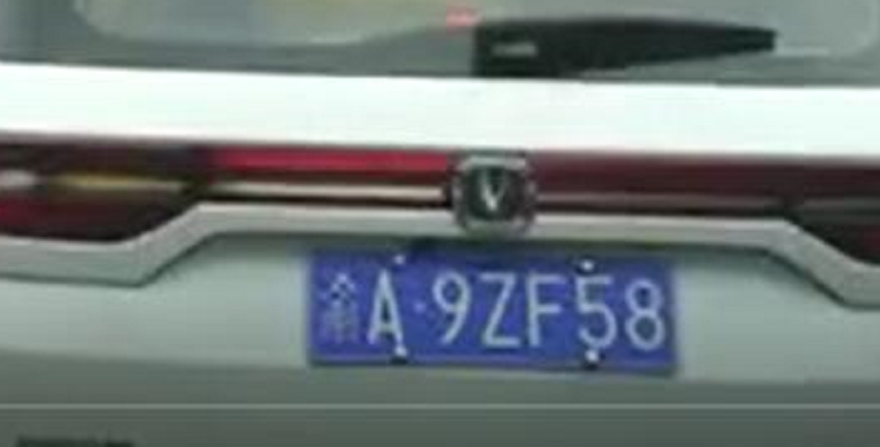
#> input picture 1.png, 880 x 447 px
$ python main_new.py   (older library calls are emulated)
#> lines starting #> are read from the running program, lines starting #| are printed output that depends on the picture; after the words box and inside, x2 and y2 are one past the last pixel; in counts of white or black regions, pixels touching at a corner belong together
### img_math.py
import cv2
import numpy as np

Min_Area = 2000 # 车牌区域允许最大面积

"""
    该文件包含读文件函数
    取零值函数
    矩阵校正函数
    颜色判断函数
"""

def img_read(filename):
    '''
        以uint8方式读取filename
        放入imdecode中，cv2.IMREAD_COLOR读取彩色照片
    '''
#> called with filename = '1.png'

    #cv2.IMREAD_COLOR：读入一副彩色图像。图像的透明度会被忽略，这是默认参数
    #cv2.IMREAD_GRAYSCALE：以灰度模式读入图像
    #cv2.IMREAD_UNCHANGED：读入一幅图像，并且包括图像的 alpha 通道
    return cv2.imdecode(np.fromfile(filename, dtype=np.uint8), cv2.IMREAD_COLOR)
#> returned value is the input picture: shape (447, 880, 3); mean B, G, R 126.5, 125.7, 116.6


def find_waves(threshold, histogram):
    up_point = -1  # 上升点
    is_peak = False
    if histogram[0] > threshold:
        up_point = 0
        is_peak = True
    wave_peaks = []
    for i, x in enumerate(histogram):
        if is_peak and x < threshold:
            if i - up_point > 2:
                is_peak = False
                wave_peaks.append((up_point, i))
        elif not is_peak and x >= threshold:
            is_peak = True
            up_point = i
    if is_peak and up_point != -1 and i - up_point > 4:
        wave_peaks.append((up_point, i))
    return wave_peaks


def point_limit(point):
    if point[0] < 0:
        point[0] = 0
    if point[1] < 0:
        point[1] = 0


def accurate_place(card_img_hsv, limit1, limit2, color):
    row_num, col_num = card_img_hsv.shape[:2]
    xl = col_num
    xr = 0
    yh = 0
    yl = row_num
    row_num_limit = 21
    col_num_limit = col_num * 0.8 if color != "green" else col_num * 0.5  # 绿色有渐变
    for i in range(row_num):
        count = 0
        for j in range(col_num):
            H = card_img_hsv.item(i, j, 0)
            S = card_img_hsv.item(i, j, 1)
            V = card_img_hsv.item(i, j, 2)
            if limit1 < H <= limit2 and 34 < S and 46 < V:
                count += 1
        if count > col_num_limit:
            if yl > i:
                yl = i
            if yh < i:
                yh = i
    for j in range(col_num):
        count = 0
        for i in range(row_num):
            H = card_img_hsv.item(i, j, 0)
            S = card_img_hsv.item(i, j, 1)
            V = card_img_hsv.item(i, j, 2)
            if limit1 < H <= limit2 and 34 < S and 46 < V:
                count += 1
        if count > row_num - row_num_limit:
            if xl > j:
                xl = j
            if xr < j:
                xr = j
    return xl, xr, yh, yl


def img_findContours(img_contours):
    # 查找轮廓
    # cv2.findContours()
    # 有三个参数，第一个是输入图像，第二个是轮廓检索模式，第三个是轮廓近似方法。参数为二值图，即黑白的（不是灰度图）
    # 返回值有三个，第一个是图像，第二个是轮廓，第三个是（轮廓的）层析结构。
    # 轮廓（第二个返回值）是一个 Python列表，其中存储这图像中的所有轮廓。
    # 每一个轮廓都是一个 Numpy 数组，包含对象边界点（x，y）的坐标。
    contours, hierarchy = cv2.findContours(img_contours, cv2.RETR_TREE, cv2.CHAIN_APPROX_SIMPLE)
    # cv2.RETR_TREE建立一个等级树结构的轮廓
    #  cv2.CHAIN_APPROX_SIMPLE压缩水平方向，垂直方向，对角线方向的元素，
    #  只保留该方向的终点坐标，例如一个矩形轮廓只需4个点来保存轮廓信息

    # cv2.contourArea计算该轮廓的面积
    contours = [cnt for cnt in contours if cv2.contourArea(cnt) > Min_Area]
    # print("findContours len = ", len(contours))

    # 面积小的都筛选掉
    car_contours = []
    for cnt in contours:
        ant = cv2.minAreaRect(cnt)# 得到最小外接矩形的（中心(x,y), (宽,高), 旋转角度）
        width, height = ant[1]
        if width < height:
            width, height = height, width
        ration = width / height

        if 2 < ration < 5.5:
            car_contours.append(ant)
            # box = cv2.boxPoints(ant) # 获得要绘制这个矩形的 4 个角点

    return car_contours


def img_Transform(car_contours, oldimg, pic_width, pic_hight):
    """
    进行矩形矫正
    """
    car_imgs = []
    for car_rect in car_contours: #（中心(x,y), (宽,高), 旋转角度）
        if -1 < car_rect[2] < 1:
            angle = 1
            # 对于角度为-1 1之间时，默认为1
        else:
            angle = car_rect[2]
        car_rect = (car_rect[0], (car_rect[1][0] + 5, car_rect[1][1] + 5), angle)

        box = cv2.boxPoints(car_rect) # 获得要绘制这个矩形的 4 个角点

        heigth_point = right_point = [0, 0]
        left_point = low_point = [pic_width, pic_hight]

        for point in box:
            if left_point[0] > point[0]:
                left_point = point
            if low_point[1] > point[1]:
                low_point = point
            if heigth_point[1] < point[1]:
                heigth_point = point
            if right_point[0] < point[0]:
                right_point = point

        if left_point[1] <= right_point[1]:  # 正角度
            new_right_point = [right_point[0], heigth_point[1]]
            pts2 = np.float32([left_point, heigth_point, new_right_point])  # 字符只是高度需要改变
            pts1 = np.float32([left_point, heigth_point, right_point])
            #  仿射变换
            M = cv2.getAffineTransform(pts1, pts2)
            dst = cv2.warpAffine(oldimg, M, (pic_width, pic_hight))

            point_limit(new_right_point)
            point_limit(heigth_point)
            point_limit(left_point)

            car_img = dst[int(left_point[1]):int(heigth_point[1]), int(left_point[0]):int(new_right_point[0])]
            car_imgs.append(car_img)

        elif left_point[1] > right_point[1]:  # 负角度
            new_left_point = [left_point[0], heigth_point[1]]
            pts2 = np.float32([new_left_point, heigth_point, right_point])  # 字符只是高度需要改变
            pts1 = np.float32([left_point, heigth_point, right_point])
            M = cv2.getAffineTransform(pts1, pts2)
            dst = cv2.warpAffine(oldimg, M, (pic_width, pic_hight))
            point_limit(right_point)
            point_limit(heigth_point)
            point_limit(new_left_point)
            car_img = dst[int(right_point[1]):int(heigth_point[1]), int(new_left_point[0]):int(right_point[0])]
            car_imgs.append(car_img)

    return car_imgs

def img_color(card_imgs):
    """
    颜色判断函数
    """
    colors = []
    for card_index, card_img in enumerate(card_imgs):

        green = yello = blue = black = white = 0
        try:
            card_img_hsv = cv2.cvtColor(card_img, cv2.COLOR_BGR2HSV)
        except:
            print("矫正矩形出错, 转换失败")# 可能原因:上面矫正矩形出错

        if card_img_hsv is None:
            continue
        row_num, col_num = card_img_hsv.shape[:2]
        card_img_count = row_num * col_num

        for i in range(row_num):
            for j in range(col_num):
                H = card_img_hsv.item(i, j, 0)
                S = card_img_hsv.item(i, j, 1)
                V = card_img_hsv.item(i, j, 2)
                if 11 < H <= 34 and S > 34:
                    yello += 1
                elif 35 < H <= 99 and S > 34:
                    green += 1
                elif 99 < H <= 124 and S > 34:
                    blue += 1

                if 0 < H < 180 and 0 < S < 255 and 0 < V < 46:
                    black += 1
                elif 0 < H < 180 and 0 < S < 43 and 221 < V < 225:
                    white += 1
        color = "no"

        limit1 = limit2 = 0
        if yello * 2 >= card_img_count:
            color = "yellow"
            limit1 = 11
            limit2 = 34  # 有的图片有色偏偏绿
        elif green * 2 >= card_img_count:
            color = "green"
            limit1 = 35
            limit2 = 99
        elif blue * 2 >= card_img_count:
            color = "blue"
            limit1 = 100
            limit2 = 124  # 有的图片有色偏偏紫
        elif black + white >= card_img_count * 0.7:
            color = "bw"
        colors.append(color)
        card_imgs[card_index] = card_img

        if limit1 == 0:
            continue
        xl, xr, yh, yl = accurate_place(card_img_hsv, limit1, limit2, color)
        if yl == yh and xl == xr:
            continue
        need_accurate = False
        if yl >= yh:
            yl = 0
            yh = row_num
            need_accurate = True
        if xl >= xr:
            xl = 0
            xr = col_num
            need_accurate = True

        if color == "green":
            card_imgs[card_index] = card_img
        else:
            card_imgs[card_index] = card_img[yl:yh, xl:xr] if color != "green" or yl < (yh - yl) // 4 else card_img[
                                                                                                           yl - (
                                                                                                                   yh - yl) // 4:yh,
                                                                                                           xl:xr]

        if need_accurate:
            card_img = card_imgs[card_index]
            card_img_hsv = cv2.cvtColor(card_img, cv2.COLOR_BGR2HSV)
            xl, xr, yh, yl = accurate_place(card_img_hsv, limit1, limit2, color)
            if yl == yh and xl == xr:
                continue
            if yl >= yh:
                yl = 0
                yh = row_num
            if xl >= xr:
                xl = 0
                xr = col_num
        if color == "green":
            card_imgs[card_index] = card_img
        else:
            card_imgs[card_index] = card_img[yl:yh, xl:xr] if color != "green" or yl < (yh - yl) // 4 else card_img[
                                                                                                           yl - (
                                                                                                                   yh - yl) // 4:yh,
                                                                                                           xl:xr]
    return colors, card_imgs

def seperate_card(img, waves):
    """
    分离车牌字符
    """
    h , w = img.shape
    part_cards = []
    i = 0
    for wave in waves:
        i = i+1
        part_cards.append(img[:, wave[0]:wave[1]])
        chrpic = img[0:h,wave[0]:wave[1]]

        #保存分离后的车牌图片
        cv2.imwrite('tmp/chechar{}.jpg'.format(i),chrpic)


    return part_cards

### img_function.py
import os
import cv2
from PIL import Image
import numpy as np
import img_math
import img_recognition

SZ = 20  # 训练图片长宽
MAX_WIDTH = 1000  # 原始图片最大宽度
Min_Area = 2000  # 车牌区域允许最大面积
PROVINCE_START = 1000


class StatModel(object):
    def load(self, fn):
        self.model = self.model.load(fn)

    def save(self, fn):
        self.model.save(fn)


class SVM(StatModel):
    def __init__(self, C=1, gamma=0.5):
        self.model = cv2.ml.SVM_create()
        self.model.setGamma(gamma)
        self.model.setC(C)
        self.model.setKernel(cv2.ml.SVM_RBF)
        self.model.setType(cv2.ml.SVM_C_SVC)

    # # 训练svm
    # def train(self, samples, responses):
    #     self.model.train(samples, cv2.ml.ROW_SAMPLE, responses)

    # 字符识别
    def predict(self, samples):
        r = self.model.predict(samples)
        return r[1].ravel()


class CardPredictor:
    def __init__(self):
        pass

    def train_svm(self):
        # 识别英文字母和数字
        self.model = SVM(C=1, gamma=0.5)
        # 识别中文
        self.modelchinese = SVM(C=1, gamma=0.5)
        if os.path.exists("svm.dat"):
            self.model.load("svm.dat")
        if os.path.exists("svmchinese.dat"):
            self.modelchinese.load("svmchinese.dat")

    def img_first_pre(self, car_pic_file):
        """
        :param car_pic_file: 图像文件
        :return:已经处理好的图像文件 原图像文件
        """
        if type(car_pic_file) == type(""):
            img = img_math.img_read(car_pic_file)  # 读取文件
        else:
            img = car_pic_file

        pic_hight, pic_width = img.shape[:2]  # 取彩色图片的高、宽
        if pic_width > MAX_WIDTH:
            resize_rate = MAX_WIDTH / pic_width
            # 缩小图片
            img = cv2.resize(img, (MAX_WIDTH, int(pic_hight * resize_rate)), interpolation=cv2.INTER_AREA)
        # 关于interpolation 有几个参数可以选择:
        # cv2.INTER_AREA - 局部像素重采样，适合缩小图片。
        # cv2.INTER_CUBIC和 cv2.INTER_LINEAR 更适合放大图像，其中INTER_LINEAR为默认方法。

        img = cv2.GaussianBlur(img, (5, 5), 0)
        # 高斯滤波是一种线性平滑滤波，对于除去高斯噪声有很好的效果
        # 0 是指根据窗口大小（ 5,5 ）来计算高斯函数标准差

        oldimg = img
        # 转化成灰度图像
        # 转换颜色空间 cv2.cvtColor
        # BGR ---> Gray  cv2.COLOR_BGR2GRAY
        # BGR ---> HSV  cv2.COLOR_BGR2HSV
        img = cv2.cvtColor(img, cv2.COLOR_BGR2GRAY)
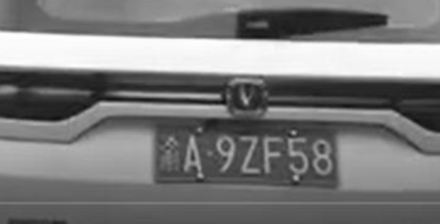
#> img: shape (447, 880) (shown at 1/2 size); min 11, max 254, mean 123.1

        cv2.imwrite("tmp/img_gray.jpg", img)

        # ones()返回一个全1的n维数组
        Matrix = np.ones((20, 20), np.uint8)

        # 开运算:先进性腐蚀再进行膨胀就叫做开运算。它被用来去除噪声。 cv2.MORPH_OPEN
        img_opening = cv2.morphologyEx(img, cv2.MORPH_OPEN, Matrix)
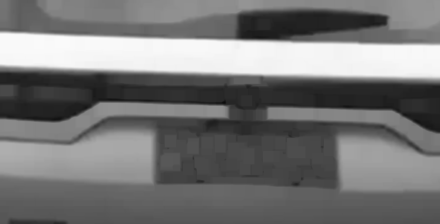
#> img_opening: shape (447, 880) (shown at 1/2 size); min 11, max 250, mean 117.6

        # 图片叠加与融合
        # g (x) = (1 − α)f0 (x) + αf1 (x)   a→（0，1）不同的a值可以实现不同的效果
        img_opening = cv2.addWeighted(img, 1, img_opening, -1, 0)
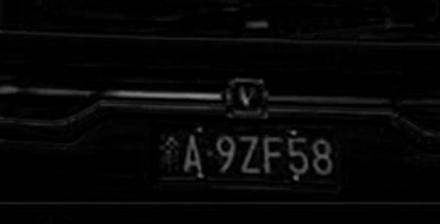
#> img_opening: shape (447, 880) (shown at 1/2 size); min 0, max 141, mean 6.3
        # cv2.imwrite("tmp/img_opening.jpg", img_opening)
        # 创建20*20的元素为1的矩阵 开操作，并和img重合

        # Otsu’s二值化
        ret, img_thresh = cv2.threshold(img_opening, 0, 255, cv2.THRESH_BINARY + cv2.THRESH_OTSU)
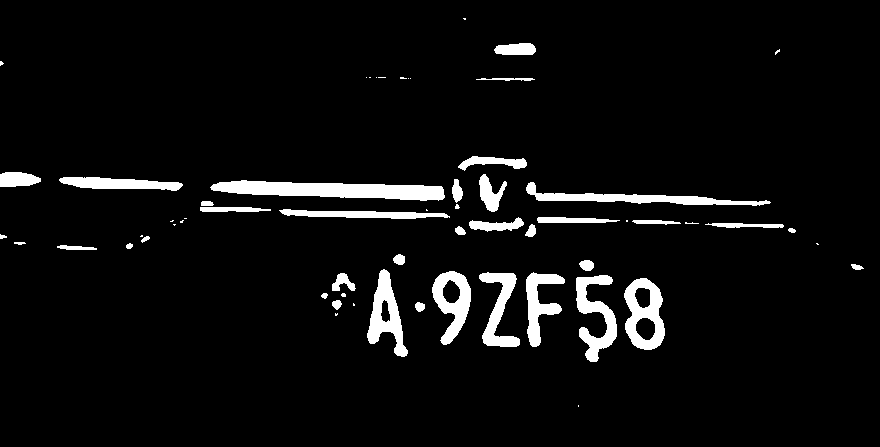
#> img_thresh: shape (447, 880); 5.4% white; 61 white regions (24 under 20 px), largest, box (x1, y1, x2, y2) and area: (210, 180, 445, 201) 3127, (526, 182, 771, 206) 1715, (624, 278, 665, 350) 1694
#> ret = 29
        # Canny 边缘检测
        # 较大的阈值2用于检测图像中明显的边缘  一般情况下检测的效果不会那么完美，边缘检测出来是断断续续的
        # 较小的阈值1用于将这些间断的边缘连接起来
        img_edge = cv2.Canny(img_thresh, 100, 200)
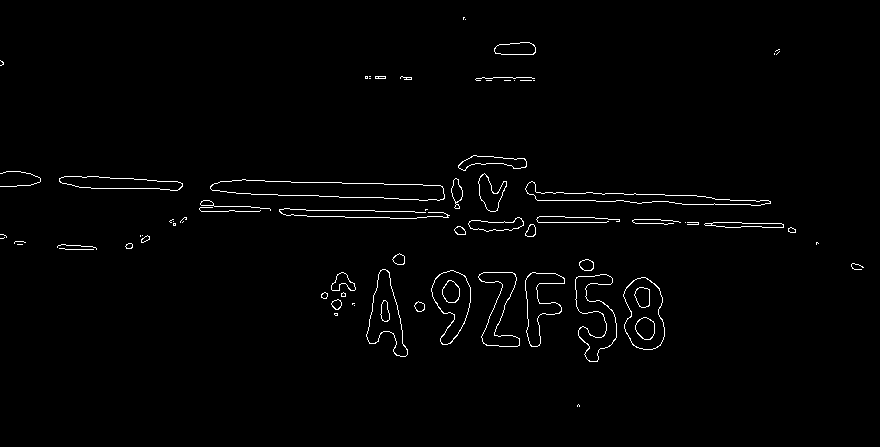
#> img_edge: shape (447, 880); 1.4% white in thin lines or dots, all inside (x1, y1, x2, y2) = (0, 17, 864, 407)
        cv2.imwrite("tmp/img_edge.jpg", img_edge)

        Matrix = np.ones((4, 19), np.uint8)
        # 闭运算:先膨胀再腐蚀
        img_edge1 = cv2.morphologyEx(img_edge, cv2.MORPH_CLOSE, Matrix)
#> img_edge1: shape (447, 880); 4.5% white; 24 white regions (4 under 20 px), largest, box (x1, y1, x2, y2) and area: (321, 270, 665, 363) 10369, (210, 174, 507, 213) 1719, (454, 217, 796, 238) 1620
        # 开运算
        img_edge2 = cv2.morphologyEx(img_edge1, cv2.MORPH_OPEN, Matrix)
#> img_edge2: shape (447, 880); 2.3% white; 17 white regions, largest, box (x1, y1, x2, y2) and area: (578, 289, 665, 345) 2743, (370, 282, 471, 324) 1873, (443, 183, 507, 201) 859
#> (the rest of the program and of its run is left out)
